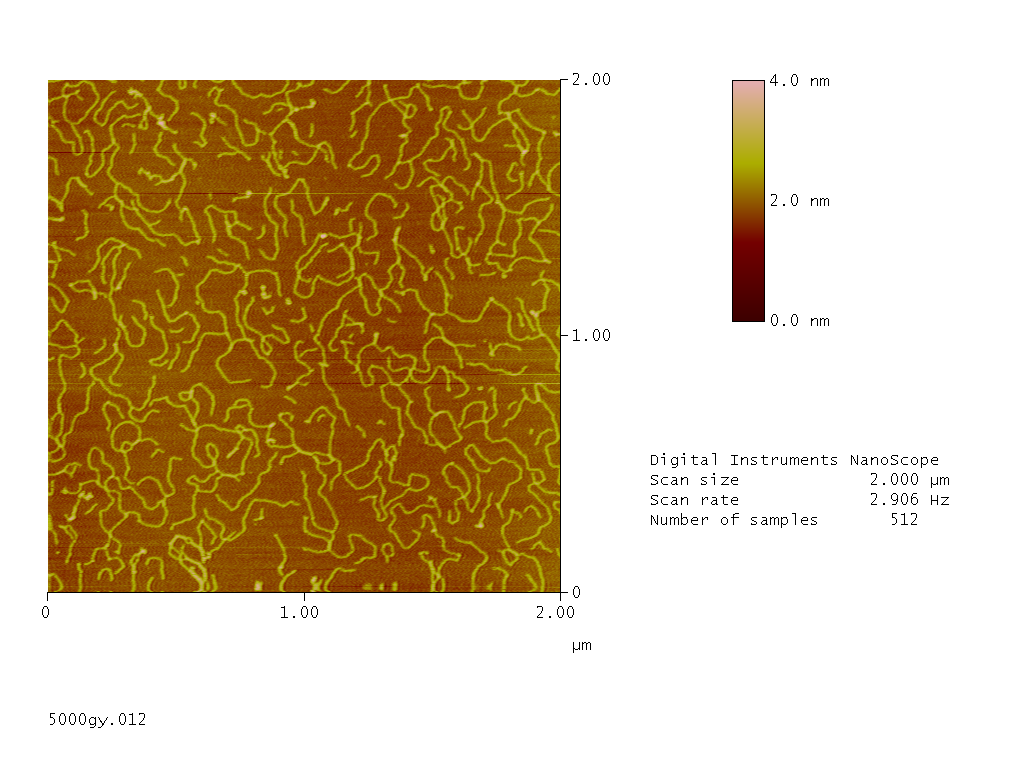
#> input picture 3.tif, 1024 x 768 px, given in place of g4000gy-001.jpg, which was not available; the run also reads 1 picture not shown here
$ jupyter execute --allow-errors 'Image Segmentation.ipynb'   (older library calls are emulated)
#> lines starting #> are read from the running program, lines starting #| are printed output that depends on the picture; after the words box and inside, x2 and y2 are one past the last pixel; in counts of white or black regions, pixels touching at a corner belong together; pictures that were not available may be replaced by others from this repository, and a replacement may not be noted
[cell 1]
# import the necessary packages
from __future__ import print_function
from skimage.feature import peak_local_max
from skimage.morphology import watershed
from scipy import ndimage
import argparse
import cv2
import matplotlib.pyplot as plt
import numpy as np

[cell 2]
# construct the argument parse and parse the arguments
# ap = argparse.ArgumentParser()
# ap.add_argument("-i", "--image", required=True, help="path to input image")
# args = vars(ap.parse_args())

# load the image and perform pyramid mean shift filtering
# to aid the thresholding step
image = "C:/Python27/Scripts/OpenCV_DNA/g4000gy-001.jpg"
image = cv2.imread(image)
#> image is the input picture: shape (768, 1024, 3); mean B, G, R 166.8, 197, 215.8

# cv2.imshow("Input",image)
# cv2.waitKey()

[cell 3]
# convert the mean shift image to grayscale, then apply
# Otsu's thresholding
shifted = cv2.pyrMeanShiftFiltering(image, 6, 51)
gray = cv2.cvtColor(shifted, cv2.COLOR_BGR2GRAY)
thresh = cv2.threshold(gray, 0, 255, cv2.THRESH_BINARY | cv2.THRESH_OTSU)[1]
#> thresh: shape (768, 1024); 65.3% white; 130 black regions (48 under 20 px), largest, box (x1, y1, x2, y2) and area: (47, 79, 568, 601) 263123, (732, 80, 765, 322) 6891, (670, 517, 680, 525) 30
cv2.imshow("Thresh", thresh)
cv2.waitKey()

[cell 4]
# Watershed OpenCVPython

# import the necessary packages
from __future__ import print_function
from skimage.feature import peak_local_max
from skimage.morphology import watershed
from scipy import ndimage
import argparse
import cv2

# construct the argument parse and parse the arguments


# load the image and perform pyramid mean shift filtering
# to aid the thresholding step
image = "C:/Python27/Scripts/OpenCV_DNA/g5000gy.jpg"
image = cv2.imread(image)
shifted = cv2.pyrMeanShiftFiltering(image, 6, 51)
# cv2.imshow("Input",image)
# cv2.waitKey()

# convert the mean shift image to grayscale, then apply
# Otsu's thresholding
gray = cv2.cvtColor(shifted, cv2.COLOR_BGR2GRAY)
thresh = cv2.threshold(gray, 0, 255, cv2.THRESH_BINARY | cv2.THRESH_OTSU)[1]
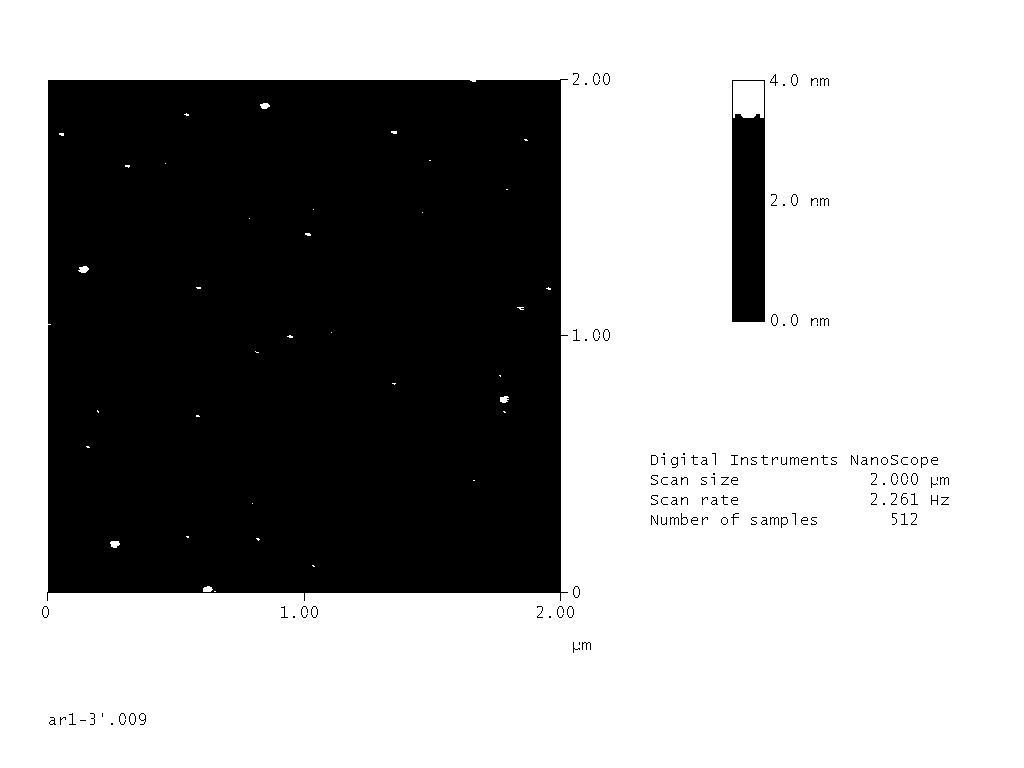
#> thresh: shape (768, 1024); 65.4% white; 130 black regions (51 under 20 px), largest, box (x1, y1, x2, y2) and area: (47, 79, 568, 601) 262778, (732, 80, 765, 322) 6885, (671, 457, 678, 468) 29
# cv2.imshow("Thresh", thresh)
# cv2.waitKey()

# find contours in the thresholded image
cnts = cv2.findContours(thresh.copy(), cv2.RETR_EXTERNAL, cv2.CHAIN_APPROX_SIMPLE)[-2]
#> cnts = [[[0, 0], [0, 767], [1023, 767], [1023, 0]]]
print("[INFO] {} unique contours found".format(len(cnts)))
#| [INFO] 1 unique contours found

# loop over the contours
for (i, c) in enumerate(cnts):
    # draw the contour
    ((x, y), _) = cv2.minEnclosingCircle(c)
    cv2.putText(image, "#{}".format(i + 1), (int(x) - 10, int(y)),
        cv2.FONT_HERSHEY_SIMPLEX, 0.6, (0, 0, 255), 2)
    cv2.drawContours(image, [c], -1, (0, 255, 0), 2)
#> this loop made 1 pass
#> (c, x, y) on pass 1: ([[0, 0], [0, 767], [1023, 767], [1023, 0]], 511.5, 383.5)
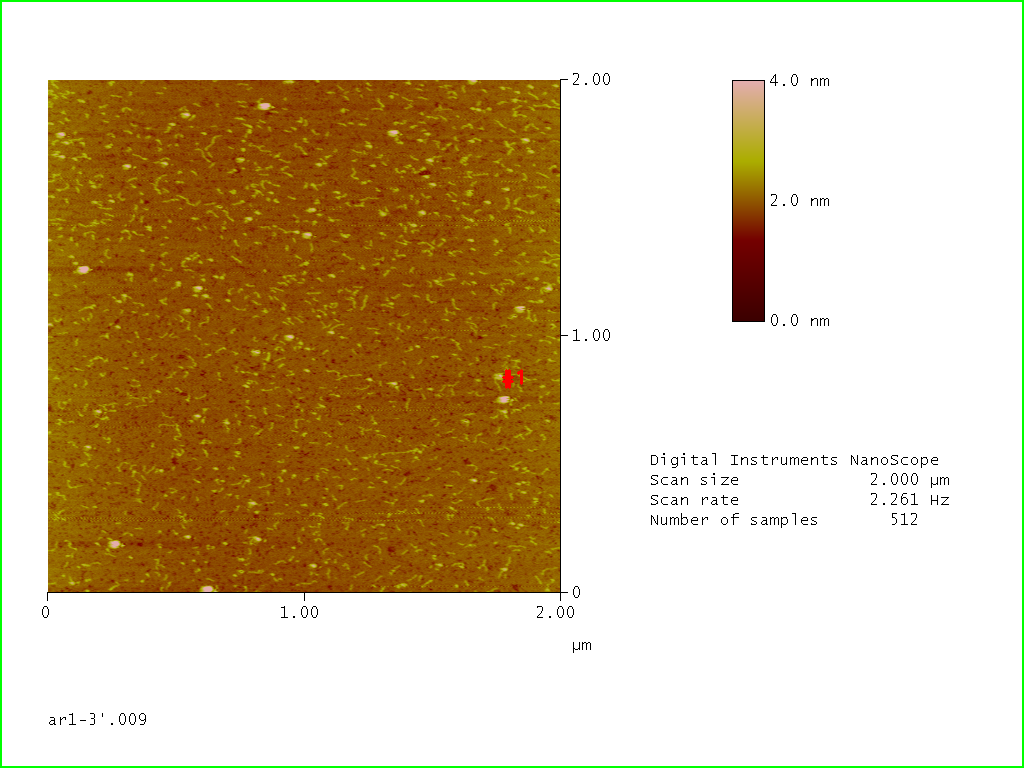
#> image: shape (768, 1024, 3); mean B, G, R 164.4, 195.7, 213

# show the output image
cv2.imshow("Image", image)
cv2.waitKey()
#> Out = 27

[cell 5]
# import the necessary packages
from skimage.feature import peak_local_max
from skimage.morphology import watershed
from scipy import ndimage
import numpy as np
import argparse
import cv2

# construct the argument parse and parse the arguments


# load the image and perform pyramid mean shift filtering
# to aid the thresholding step
image = cv2.imread("g5000gy.jpg")
shifted = cv2.pyrMeanShiftFiltering(image, 6, 51)
# cv2.imshow("Input", image)
# cv2.waitKey()

# convert the mean shift image to grayscale, then apply
# Otsu's thresholding
gray = cv2.cvtColor(shifted, cv2.COLOR_BGR2GRAY)
thresh = cv2.threshold(gray, 0, 255, cv2.THRESH_BINARY | cv2.THRESH_OTSU)[1]
cv2.imshow("Thresh", thresh)
cv2.waitKey()

# compute the exact Euclidean distance from every binary
# pixel to the nearest zero pixel, then find peaks in this
# distance map
D = ndimage.distance_transform_edt(thresh)
localMax = peak_local_max(D, indices=False, min_distance=40, labels=thresh)
#> localMax: shape (768, 1024) bool; 0.01% white in thin lines or dots, all inside (x1, y1, x2, y2) = (40, 40, 984, 728)

# perform a connected component analysis on the local peaks,
# using 8-connectivity, then appy the Watershed algorithm
markers = ndimage.label(localMax, structure=np.ones((3, 3)))[0]
#> markers: shape (768, 1024) int32; 58 distinct labels, from 0 to 57
labels = watershed(-D, markers, mask=thresh)
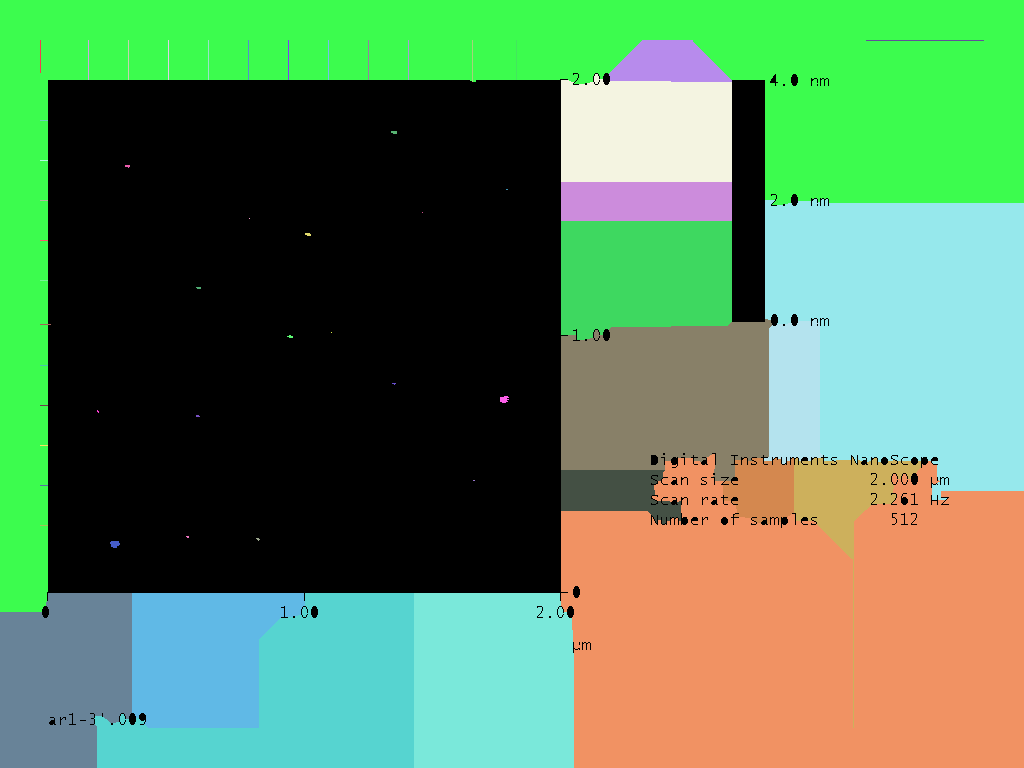
#> labels: shape (768, 1024) int32; 58 distinct labels, from 0 to 57; one colour per label, 0 black
print("[INFO] {} unique segments found".format(len(np.unique(labels)) - 1))
#| [INFO] 57 unique segments found

# loop over the unique labels returned by the Watershed
# algorithm
for label in np.unique(labels):
    # if the label is zero, we are examining the 'background'
    # so simply ignore it
    if label == 0:
        continue

    # otherwise, allocate memory for the label region and draw
    # it on the mask
    mask = np.zeros(gray.shape, dtype="uint8")
    mask[labels == label] = 255
    # cv2.imshow("mask", mask)
    # cv2.waitKey()

    # detect contours in the mask and grab the largest one
    cnts = cv2.findContours(mask.copy(), cv2.RETR_EXTERNAL,
        cv2.CHAIN_APPROX_SIMPLE)[-2]
    c = max(cnts, key=cv2.contourArea)

    # draw a circle enclosing the object
    ((x, y), r) = cv2.minEnclosingCircle(c)
    cv2.circle(image, (int(x), int(y)), int(r), (0, 255, 0), 2)
    cv2.putText(image, "#{}".format(label), (int(x) - 10, int(y)),
        cv2.FONT_HERSHEY_SIMPLEX, 0.6, (0, 0, 255), 2)
#> this loop made 58 passes
#> (c, x, y, r) on passes 2 to 13: ([[40, 40], [40, 72]], 40, 56, 16), ([[88, 40], [88, 79]], 88, 59.5, 19.5), ([[128, 40], [128, 79]], 128, 59.5, 19.5), ([[168, 40], [168, 79]], 168, 59.5, 19.5), ([[208, 40], [208, 79]], 208, 59.5, 19.5), ([[248, 40], [248, 79]], 248, 59.5, 19.5), ([[288, 40], [288, 79]], 288, 59.5, 19.5), ([[328, 40], [328, 79]], 328, 59.5, 19.5), ([[368, 40], [368, 79]], 368, 59.5, 19.5), ([[408, 40], [408, 79]], 408, 59.5, 19.5), ([[472, 40], [472, 81]], 472, 60.5, 20.5), ([[516, 40], [516, 79]], 516, 59.5, 19.5)
#> (x, y, r) on passes 14, 17, 18, 20, 21, 25: (670, 77, 61.13), (393.5, 132, 2.69), (511.5, 305.5, 595.8), (646, 130.5, 98.87), (127, 165.5, 2.06), (422, 212, 0.0001)
#> image: shape (768, 1024, 3); mean B, G, R 154.7, 192.9, 206.7
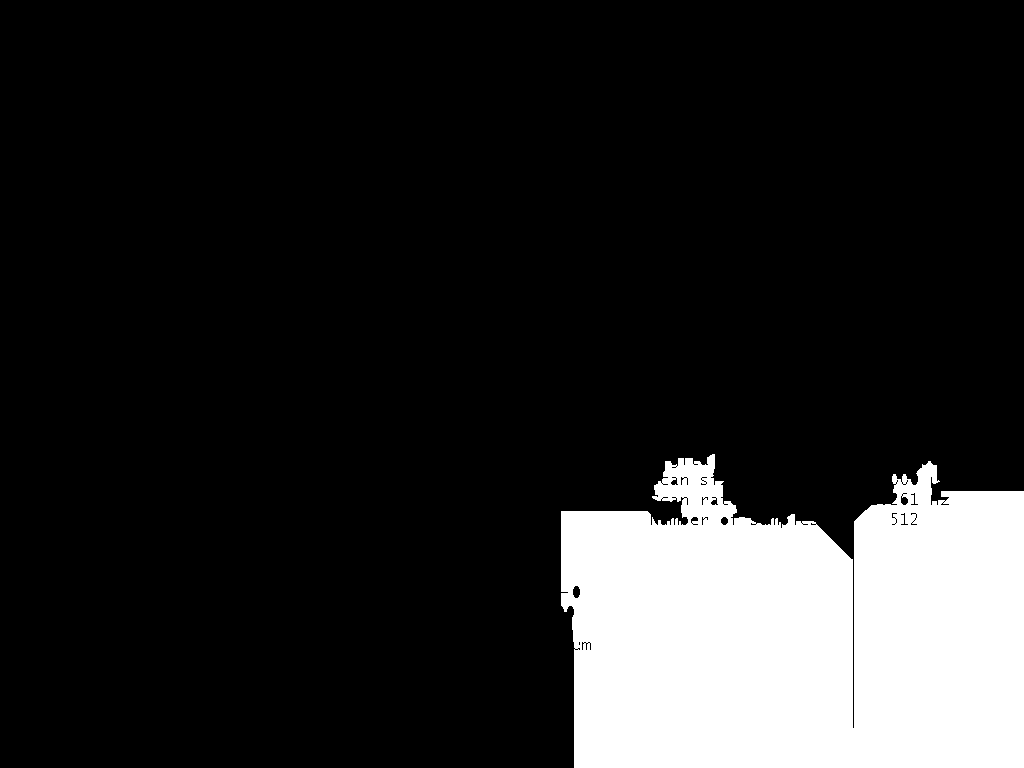
#> mask: shape (768, 1024); 15.3% white; 1 white region, box (x1, y1, x2, y2) and area: (561, 454, 1024, 768) 120096

# show the output image
cv2.imshow("Output", image)
cv2.waitKey()
#> Out = 27

[cell 6]
shifted = cv2.pyrMeanShiftFiltering(image, 10, 26)
gray = cv2.cvtColor(shifted, cv2.COLOR_BGR2GRAY)
thresh = cv2.threshold(gray, 0, 255, cv2.THRESH_BINARY | cv2.THRESH_OTSU)[1]
#> thresh: shape (768, 1024); 60.7% white; 130 black regions (31 under 20 px), largest, box (x1, y1, x2, y2) and area: (0, 15, 1024, 768) 300844, (865, 2, 984, 100) 798, (884, 610, 1021, 768) 576
cv2.imshow("Thresh", thresh)
cv2.waitKey()
#> Out = 27

[cell 7]
D = ndimage.distance_transform_edt(thresh)
localMax = peak_local_max(D, indices=False, min_distance=30, labels=thresh)
#> localMax: shape (768, 1024) bool; 0.01% white in thin lines or dots, all inside (x1, y1, x2, y2) = (30, 30, 994, 738)
#localMax.shape
#plt.imshow(localMax)
#plt.show()
cv2.imshow("local", D)
cv2.waitKey()
#> Out = 27

[cell 8]
markers = ndimage.label(localMax, structure=np.ones((3, 3)))[0]
#> markers: shape (768, 1024) int32; 88 distinct labels, from 0 to 87
markers.shape
cv2.imshow("markers",markers)
cv2.waitKey()
#> Out = 27

[cell 9]
labels = watershed(-D, markers, mask=thresh)
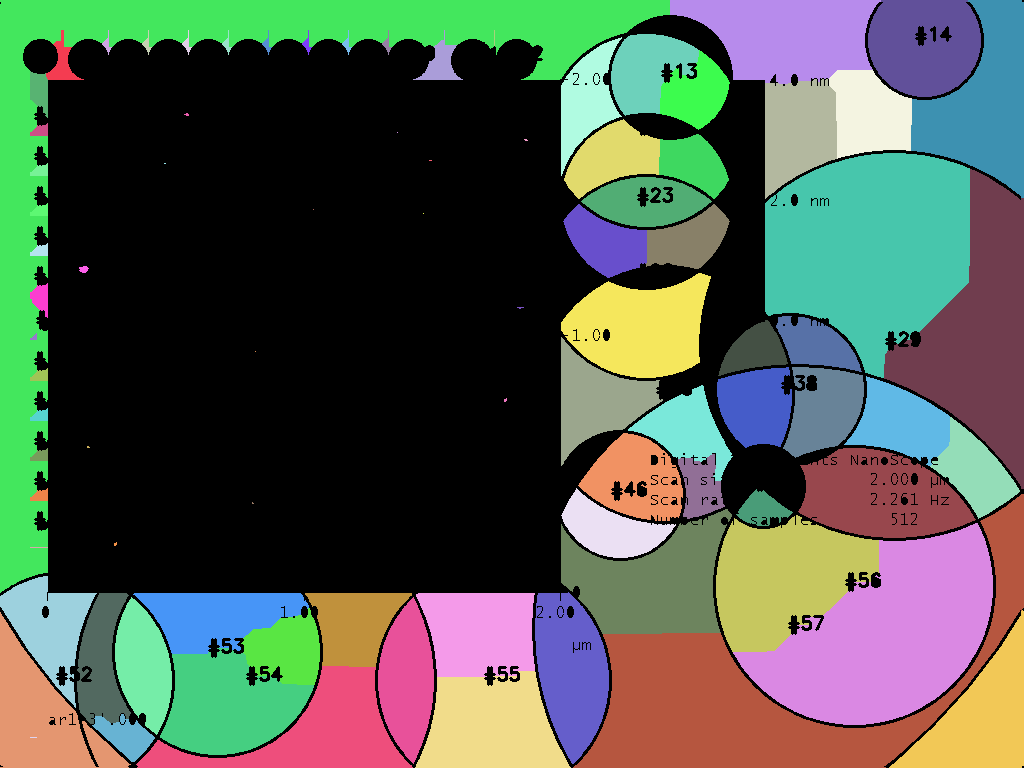
#> labels: shape (768, 1024) int32; 88 distinct labels, from 0 to 87; one colour per label, 0 black
print("[INFO] {} unique segments found".format(len(np.unique(labels)) - 1))
#| [INFO] 87 unique segments found

[cell 10]
# import the necessary packages
from skimage.feature import peak_local_max
from skimage.morphology import watershed
from scipy import ndimage
import numpy as np
import argparse
import cv2

# construct the argument parse and parse the arguments


# load the image and perform pyramid mean shift filtering
# to aid the thresholding step
#> (the rest of this cell did not finish here and is left out)

[cell 11]
import numpy as np
import cv2
from matplotlib import pyplot as plt
import os

#> (the rest of this cell did not finish here and is left out)

[cell 12]
os.mkdir("g5000gy_tuning")
#> (the rest of this cell did not finish here and is left out)

#> (a cell that did not finish here is left out)

[cell 14]
np.unique(labels)
np.count_nonzero(labels)
#> Out = 451236
